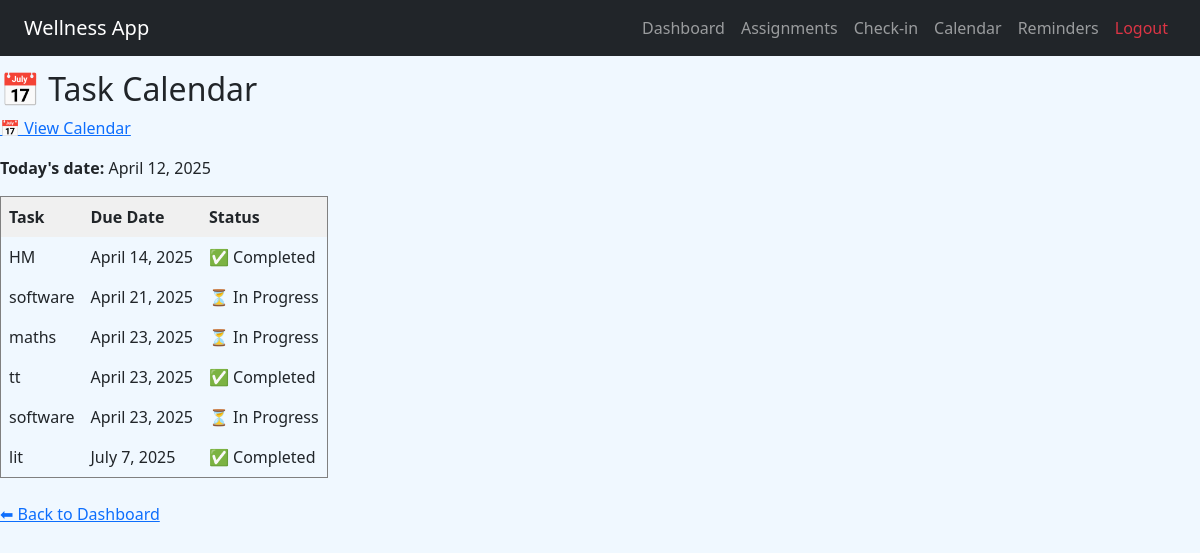
Page /calendar/ (signed in) on the committed database.
### core/models.py (models this page shows, shortened)
class Task(models.Model):
    user = models.ForeignKey(User, on_delete=models.CASCADE)
    title = models.CharField(max_length=200)
    due_date = models.DateField()
    priority = models.CharField(max_length=10, choices=[('Low', 'Low'), ('Medium', 'Medium'), ('High', 'High')])
    completed = models.BooleanField(default=False)
    created_at = models.DateTimeField(auto_now_add=True)

### core/views.py (the view)
# urls.py: path('calendar/', calendar_view, name='calendar'),
@login_required
def calendar_view(request):
    tasks = Task.objects.filter(user=request.user, due_date__isnull=False).order_by('due_date')
    return render(request, 'core/calendar.html', {
        'tasks': tasks,
        'today': date.today(),
    })

### core/templates/core/calendar.html
{% extends 'core/base.html' %}
{% block content %}
<h2>📅 Task Calendar</h2>
<p><a href="{% url 'calendar' %}">📅 View Calendar</a></p>
<p><strong>Today's date:</strong> {{ today }}</p>
<table border="1" cellpadding="8" cellspacing="0">
  <tr style="background-color: #f0f0f0;">
    <th>Task</th>
    <th>Due Date</th>
    <th>Status</th>
  </tr>
  {% for task in tasks %}
  <tr>
    <td>{{ task.title }}</td>
    <td>{{ task.due_date }}</td>
    <td>
      {% if task.completed %}
        ✅ Completed
      {% else %}
        ⏳ In Progress
      {% endif %}
    </td>
  </tr>
  {% empty %}
  <tr>
    <td colspan="3">No tasks with due dates found.</td>
  </tr>
  {% endfor %}
</table>
<br>
<a href="{% url 'dashboard' %}">⬅ Back to Dashboard</a>
{% endblock %}

### core/static/core/css/style.css (style rules this page uses)
body { margin: 0; font-family: 'Segoe UI', sans-serif; background: #f0f8ff; }

### rows in the picture
Task: title "HM", due_date "April 14, 2025", completed "✅ Completed"
Task: title "software", due_date "April 21, 2025", completed "⏳ In Progress"
Task: title "maths", due_date "April 23, 2025", completed "⏳ In Progress"
Task: title "tt", due_date "April 23, 2025", completed "✅ Completed"
Task: title "software", due_date "April 23, 2025", completed "⏳ In Progress"
Task: title "lit", due_date "July 7, 2025", completed "✅ Completed"
